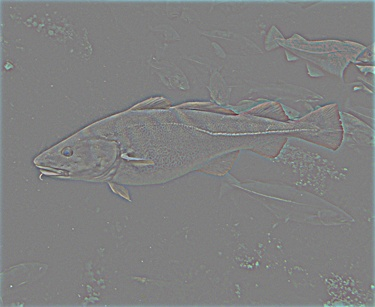
#> input picture 参考/Computer Vision written in MATLAB/Project_1_Image_Filtering_and_Hybrid_Image/code/Fish_Submarine_1.jpg, 375 x 307 px, given in place of cat.bmp, which was not available
$ python proj1_part1.py   (older library calls are emulated)
#> lines starting #> are read from the running program, lines starting #| are printed output that depends on the picture; pictures that were not available may be replaced by others from this repository, and a replacement may not be noted
### 实验/Projects/proj1/code/helpers.py
import numpy as np
from skimage import io, img_as_ubyte, img_as_float32
from skimage.transform import rescale


# [25 lines left out: function vis_hybrid_image, not called in this run]


def load_image(path):
#> called with path = '../data/cat.bmp'
    image = io.imread(path)
#> image is the input picture: shape (307, 375, 3); mean R, G, B 127.6, 128.3, 128.3
    # print(image)
    return img_as_float32(image)


def save_image(path, im):
    return io.imsave(path, img_as_ubyte(im.copy()), check_contrast=False)

### 实验/Projects/proj1/code/student.py
import time
import numpy as np
from numpy import pi, exp, sqrt


def my_imfilter(image, kernel):
    """
    Your function should meet the requirements laid out on the project webpage.
    Apply a filter (using kernel) to an image. Return the filtered image. To
    achieve acceptable runtimes, you MUST use numpy multiplication and summation
    when applying the kernel.
    Inputs
    - image: numpy nd-array of dim (m,n) or (m, n, c)
    - kernel: numpy nd-array of dim (k, l)
    Returns
    - filtered_image: numpy nd-array of dim of equal 2D size (m,n) or 3D size (m, n, c)
    Errors if:
    - filter/kernel has any even dimension -> raise an Exception with a suitable error message.
    """
    filtered_image = np.zeros(image.shape)

    ##################
    # Your code here #
    # print('my_imfilter function in student.py needs to be implemented')

    # 限制kernel的shape
    if len(kernel.shape) != 2:
        raise TypeError("kernel must be 2D!")
    if (kernel.shape[0] % 2 == 0) or (kernel.shape[1] % 2 == 0):
        raise ValueError("Only support odd-dimension filters!")

    filter_width = int(kernel.shape[0] / 2)
    filter_height = int(kernel.shape[1] / 2)

    image_width = image.shape[0]
#> image_width = 307
    image_height = image.shape[1]
#> image_height = 375

    width_padding = np.zeros([image_width, filter_height], dtype=np.uint8) * 255
#> width_padding = 307 values from 0 to 0
    height_padding = np.zeros([filter_width, image_height + filter_height * 2], dtype=np.uint8) * 255

    filtered_image = np.zeros_like(image)

    if len(image.shape) == 2:
        # 这部分是库函数返回的结果
        # temp = cv2.filter2D(image, -1, kernel)
        # filtered_image = temp

        time_start = time.time()
        print("Filtering...")

        input_image = image
        # 上下的padding
        input_image = np.concatenate([width_padding, input_image], axis=1)
        input_image = np.concatenate([input_image, width_padding], axis=1)
        # 左右的padding
        input_image = np.concatenate([height_padding, input_image], axis=0)
        input_image = np.concatenate([input_image, height_padding], axis=0)

        # 让filter划过整个图片的长宽
        for column in range(filter_width, input_image.shape[0] - filter_width):
            for row in range(filter_height, input_image.shape[1] - filter_height):
                ret = np.multiply(kernel, input_image[column - filter_width:column + filter_width + 1,
                                          row - filter_height:row + filter_height + 1])
                # 保存对应位
                filtered_image[column - filter_width, row - filter_height] = min(max(int(np.sum(ret)), 0), 255)

        time_end = time.time()
        print("End, total time:{}".format(time_end - time_start))

    elif len(image.shape) == 3:
        # 这部分是库函数返回的结果
        # temp = cv2.filter2D(image, -1, kernel)
        # filtered_image = temp

        time_start = time.time()
        print("Filtering...")
        for channel in range(0, 3):
            # 对每个通道进行计算
            input_image = image[:, :, channel]
            # 上下的padding
            input_image = np.concatenate([width_padding, input_image], axis=1)
            input_image = np.concatenate([input_image, width_padding], axis=1)
            # 左右的padding
            input_image = np.concatenate([height_padding, input_image], axis=0)
            input_image = np.concatenate([input_image, height_padding], axis=0)

            # 让filter划过整个通道的长宽
            for column in range(filter_width, input_image.shape[0] - filter_width):
                for row in range(filter_height, input_image.shape[1] - filter_height):
                    ret = np.multiply(kernel, input_image[column - filter_width:column + filter_width + 1,
                                              row - filter_height:row + filter_height + 1])
                    # 保存对应位
                    # filtered_image[column - filter_width, row - filter_height, channel] = min(max(int(np.sum(ret)), 0), 255)
                    filtered_image[column - filter_width, row - filter_height, channel] = min(max(np.sum(ret), 0), 1)

        time_end = time.time()
        print("End, total time:{}".format(time_end - time_start))

    else:
        # 非images
        raise ValueError("unsupported image scale!")
    ##################

    return filtered_image


"""
EXTRA CREDIT placeholder function
"""


# [79 lines left out: functions my_imfilter_fft, gen_hybrid_image, not called in this run]

### 参考/uestc-cv-homework/project1/project1-python/code/proj1_part1.py
import os
import matplotlib.pyplot as plt
import numpy as np
from numpy import pi, exp, sqrt

from helpers import load_image, save_image
from student import my_imfilter

resultsDir = '..' + os.sep + 'results'
if not os.path.exists(resultsDir):
    os.mkdir(resultsDir)

test_image = load_image('../data/cat.bmp')
# test_image = rescale(test_image, 0.7, mode='reflect', multichannel=True)

'''
Identity filter
This filter should do nothing regardless of the padding method you use.
'''
identity_filter = np.asarray(
    [[0, 0, 0], [0, 1, 0], [0, 0, 0]], dtype=np.float32)
identity_image = my_imfilter(test_image, identity_filter)
plt.imshow(identity_image)
plt.show()
done = save_image('../results/identity_image.jpg', identity_image)

'''
Small blur with a box filter
This filter should remove some high frequencies.
'''
blur_filter = np.ones((3, 3), dtype=np.float32)
# making the filter sum to 1
blur_filter /= np.sum(blur_filter, dtype=np.float32)
blur_image = my_imfilter(test_image, blur_filter)
plt.imshow(blur_image)
plt.show()
done = save_image(resultsDir + os.sep + 'blur_image.jpg', blur_image)

'''
Large blur
This blur would be slow to do directly, so we instead use the fact that
Gaussian blurs are separable and blur sequentially in each direction.
'''
# generate a 1x(2k+1) gaussian kernel with mean=0 and sigma = s,
# see https://stackoverflow.com/questions/17190649/how-to-obtain-a-gaussian-filter-in-python
s, k = 10, 12
large_1d_blur_filter = np.asarray(
    [exp(-z * z / (2 * s * s)) / sqrt(2 * pi * s * s) for z in range(-k, k + 1)], dtype=np.float32)
large_1d_blur_filter = large_1d_blur_filter.reshape(-1, 1)
large_blur_image = my_imfilter(test_image, large_1d_blur_filter)
#> the loop in my_imfilter (call 3), `for channel in range(0, 3):` made 3 passes
#> pass 1, in my_imfilter (call 3), `input_image = np.concatenate([input_image, height_padding], axis=0)`:
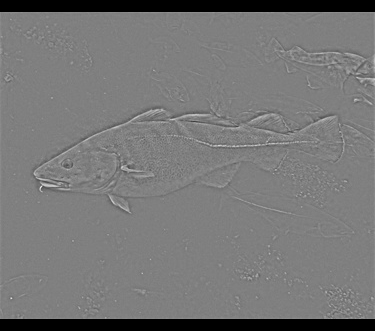
#> input_image: shape (331, 375) float32; min 0, max 0.902, mean 0.464
#> after the loop in my_imfilter (call 3), `for channel in range(0, 3):`:
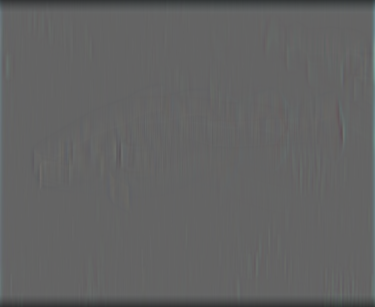
#> filtered_image: shape (307, 375, 3) float32; mean of channels 0, 1, 2 0.388, 0.389, 0.389; drawn as R, G, B
# notice the T operator which transposes the filter
large_blur_image = my_imfilter(large_blur_image, large_1d_blur_filter.T)
#> the loop in my_imfilter (call 4), `for channel in range(0, 3):` made 3 passes
#> pass 1, in my_imfilter (call 4), `input_image = np.concatenate([input_image, width_padding], axis=1)`:
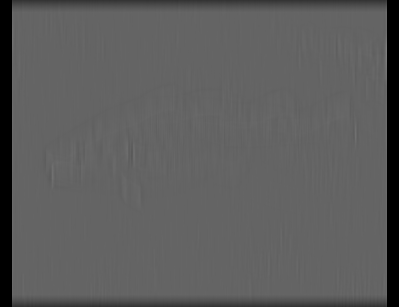
#> input_image: shape (307, 399) float32; min 0, max 0.504, mean 0.364
#> after the loop in my_imfilter (call 4), `for channel in range(0, 3):`:
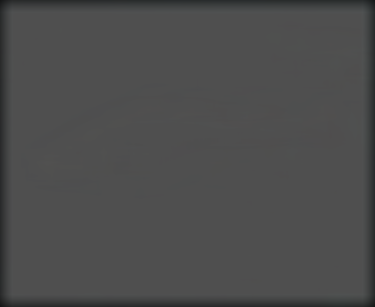
#> filtered_image: shape (307, 375, 3) float32; mean of channels 0, 1, 2 0.301, 0.302, 0.302; drawn as R, G, B
plt.imshow(large_blur_image)
plt.show()
done = save_image(resultsDir + os.sep +
                  'large_blur_image.jpg', large_blur_image)

# [8 lines of commented-out code are left out]

'''
Oriented filter (Sobel operator)
'''
sobel_filter = np.asarray([[-1, 0, 1], [-2, 0, 2], [-1, 0, 1]],
                          dtype=np.float32)  # should respond to horizontal gradients
sobel_image = my_imfilter(test_image, sobel_filter)
#> after the loop in my_imfilter (call 5), `for channel in range(0, 3):`:
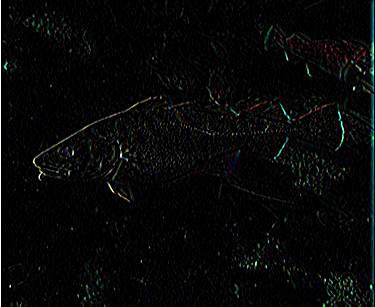
#> filtered_image: shape (307, 375, 3) float32; mean of channels 0, 1, 2 0.0278, 0.0315, 0.0305; drawn as R, G, B

# 0.5 added because the output image is centered around zero otherwise and mostly black
sobel_image = np.clip(sobel_image + 0.5, 0.0, 1.0)
plt.imshow(sobel_image)
plt.show()
done = save_image(resultsDir + os.sep + 'sobel_image.jpg', sobel_image)

'''
High pass filter (discrete Laplacian)
'''
laplacian_filter = np.asarray(
    [[0, 1, 0], [1, -4, 1], [0, 1, 0]], dtype=np.float32)
laplacian_image = my_imfilter(test_image, laplacian_filter)
#> after the loop in my_imfilter (call 6), `for channel in range(0, 3):`:
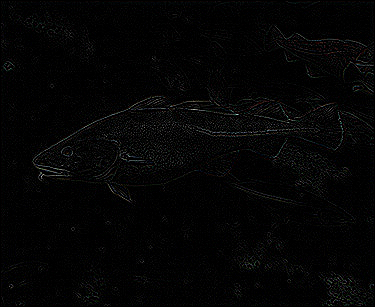
#> filtered_image: shape (307, 375, 3) float32; mean of channels 0, 1, 2 0.0182, 0.0186, 0.0187; drawn as R, G, B

# added because the output image is centered around zero otherwise and mostly black
laplacian_image = np.clip(laplacian_image + 0.5, 0.0, 1.0)
plt.figure()
plt.imshow(laplacian_image)
plt.show()
done = save_image(resultsDir + os.sep + 'laplacian_image.jpg', laplacian_image)

# High pass "filter" alternative
high_pass_image = test_image - blur_image
high_pass_image = np.clip(high_pass_image + 0.5, 0.0, 1.0)
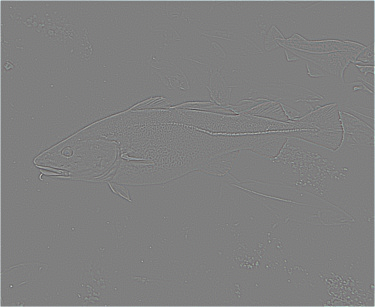
#> high_pass_image: shape (307, 375, 3) float32; mean of channels 0, 1, 2 0.502, 0.502, 0.503; drawn as R, G, B
plt.figure()
plt.imshow(high_pass_image)
plt.show()
done = save_image(resultsDir + os.sep + 'high_pass_image.jpg', high_pass_image)
